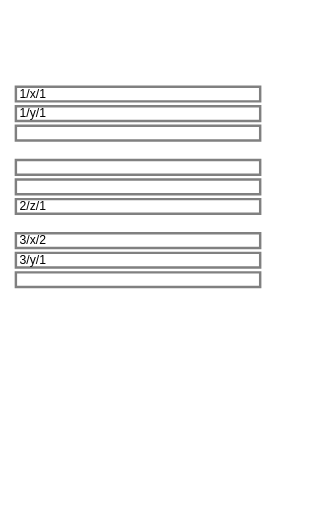

Vega-Lite specification stored for this chart:
### Vega specification from a JSON file in a GitHub repository (floating-point values rounded to 4 significant figures)
{"$schema": "https://vega.github.io/schema/vega/v6.json", "width": 120, "height": 200, "padding": 5, "data": [{"name": "rows", "values": [{"a": 3, "b": "x", "v": 1}, {"a": 1, "b": "y", "v": 2}, {"a": 3, "b": "y", "v": 3}, {"a": 2, "b": "z", "v": 4}, {"a": 1, "b": "x", "v": 5}, {"a": 3, "b": "x", "v": 6}]}], "marks": [{"type": "group", "from": {"facet": {"name": "f", "data": "rows", "groupby": ["a", "b"], "aggregate": {"cross": true}}}, "sort": {"field": ["datum.a", "datum.b"], "order": ["ascending", "ascending"]}, "encode": {"update": {"x": {"value": 0}, "y": {"signal": "datum.a * 30 + (datum.b == 'x' ? 0 : datum.b == 'y' ? 8 : 16)"}, "width": {"value": 100}, "height": {"value": 6}, "stroke": {"value": "gray"}}}, "marks": [{"type": "text", "encode": {"update": {"x": {"value": 2}, "y": {"value": 5}, "text": {"signal": "join([parent.a, parent.b, parent.count], '/')"}, "fontSize": {"value": 5}}}}]}]}
